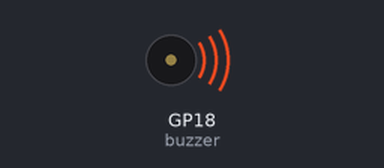
The program below on a simulated Raspberry Pi Pico running MicroPython. On the bench: buzzer (waves = sounding). At 1.9 s the program stops and its outputs stay as they are.

Above: at 0.22 s.
At 2.0 s:
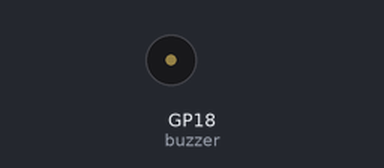
Timing chart, 0 to 3.4 s (numbered marks = the images above):
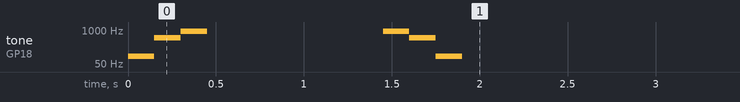

The program:

buzzer.py
```python
from time import sleep

from machine import PWM, Pin

buzzer = PWM(Pin(18))


def chime_on(power=0.02):
    for i in [100, 500, 900]:
        buzzer.freq(i)
        buzzer.duty_u16(round(65535 * power))
        sleep(0.15)
    buzzer.duty_u16(0)


def chime_off(power=0.02):
    for i in [900, 500, 100]:
        buzzer.freq(i)
        buzzer.duty_u16(round(65535 * power))  # 30% of 65535
        sleep(0.15)
    buzzer.duty_u16(0)


chime_on()

sleep(1.0)

chime_off()
```

Measured:
- by itself, tone on GP18 (buzzer): plays 100 Hz for 0.15 s, 500 Hz for 0.15 s, 900 Hz for 0.15 s, 900 Hz for 0.15 s, 500 Hz for 0.15 s, 100 Hz for 0.15 s
